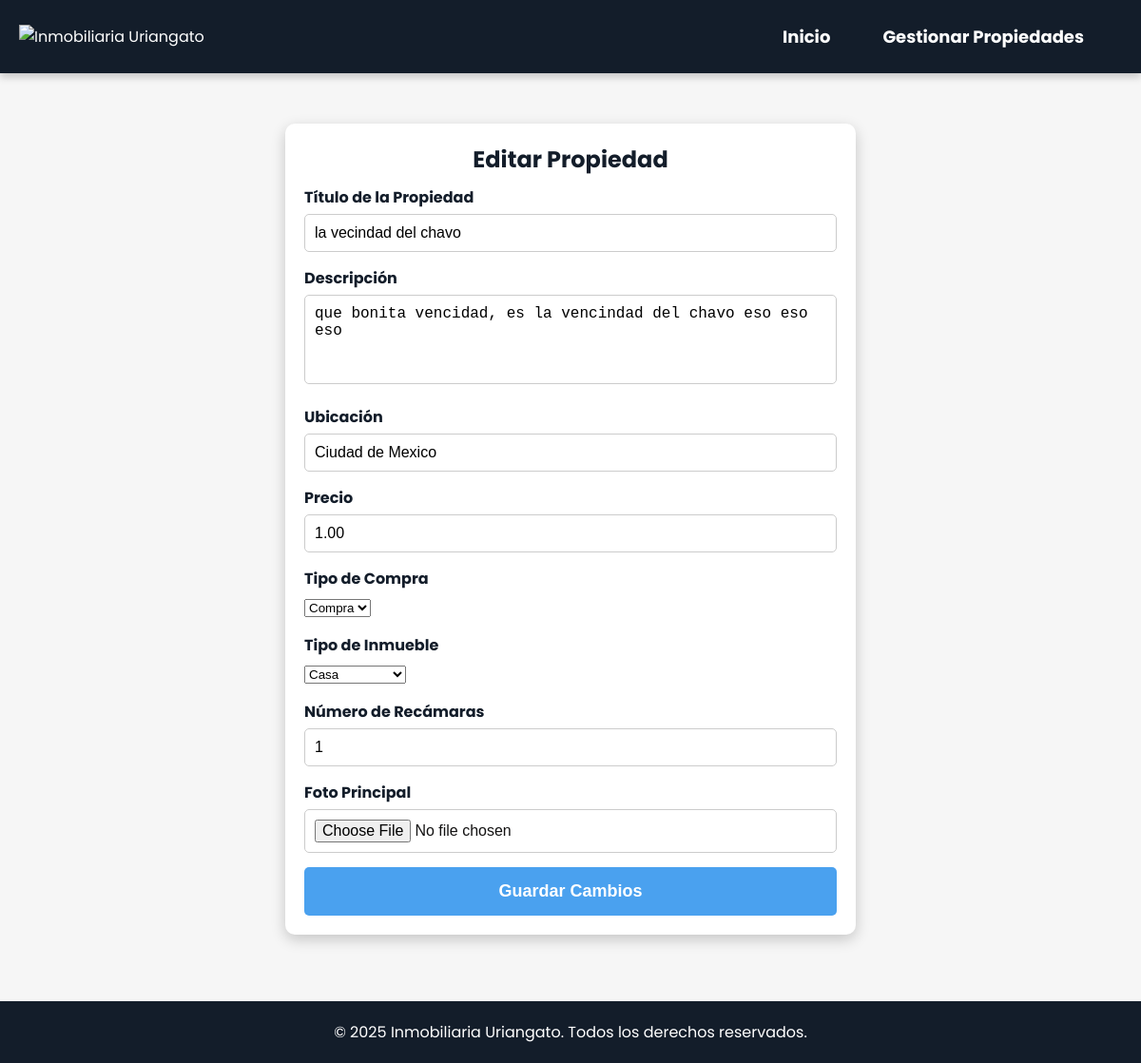
/editar-propiedad/8/, run on the app's committed database.
### principal/models.py (models this page shows, shortened)
class Propiedad(models.Model):
    TIPO_COMPRA_CHOICES = [
        ('compra', 'Compra'),
        ('renta', 'Renta'),
    ]
    TIPO_INMUEBLE_CHOICES = [
        ('casa', 'Casa'),
        ('departamento', 'Departamento'),
        ('terreno', 'Terreno'),
    ]
    titulo = models.CharField(max_length=200)
    descripcion = models.TextField()
    ubicacion = models.CharField(max_length=200)
    precio = models.DecimalField(max_digits=18, decimal_places=2)
    foto_principal = models.ImageField(upload_to='propiedades/')
    fecha_creacion = models.DateTimeField(auto_now_add=True)
    tipo_compra = models.CharField(max_length=10, choices=TIPO_COMPRA_CHOICES, default='compra')
    tipo_inmueble = models.CharField(max_length=15, choices=TIPO_INMUEBLE_CHOICES, default='casa')
    numero_recamaras = models.IntegerField(default=1)

### principal/views.py (the view, shortened to what this page needs)
# urls.py: path('editar-propiedad/<int:propiedad_id>/', views.editar_propiedad, name='editar_propiedad'),
def editar_propiedad(request, propiedad_id):
    propiedad = get_object_or_404(Propiedad, id=propiedad_id)
    return render(request, 'principal/editar_propiedad.html', {'propiedad': propiedad})

### principal/templates/principal/editar_propiedad.html (shortened to what this page needs)
<!DOCTYPE html>
<html lang="es">
<head>
    {% load static %}
    <link rel="stylesheet" href="{% static 'estilos/main.css' %}">
    <link rel="stylesheet" href="{% static 'estilos/agregar_propiedad.css' %}">
</head>
<body>
<header>
    <div class="logo">
        <img src="{% static 'imagenes/logo.png' %}" alt="Inmobiliaria Uriangato">
    </div>
    <nav>
        <ul>
            <li><a href="{% url 'index' %}">Inicio</a></li>
            <li><a href="{% url 'propiedades_admin' %}">Gestionar Propiedades</a></li>
        </ul>
    </nav>
</header>
<main>
    <section class="formulario-container">
        <h2>Editar Propiedad</h2>
        <form action="" method="POST" enctype="multipart/form-data">
            <div class="form-group">
                <label for="titulo">Título de la Propiedad</label>
                <input type="text" id="titulo" name="titulo" value="{{ propiedad.titulo }}" required>
            </div>
            <div class="form-group">
                <label for="descripcion">Descripción</label>
                <textarea id="descripcion" name="descripcion" rows="4" required>{{ propiedad.descripcion }}</textarea>
            </div>
            <div class="form-group">
                <label for="ubicacion">Ubicación</label>
                <input type="text" id="ubicacion" name="ubicacion" value="{{ propiedad.ubicacion }}" required>
            </div>
            <div class="form-group">
                <label for="precio">Precio</label>
                <input type="number" id="precio" name="precio" value="{{ propiedad.precio }}" required>
            </div>
            <div class="form-group">
                <label for="tipo_compra">Tipo de Compra</label>
                <select id="tipo_compra" name="tipo_compra" required>
                    <option value="compra" {% if propiedad.tipo_compra == "compra" %}selected{% endif %}>Compra</option>
                </select>
            </div>
            <div class="form-group">
                <label for="tipo_inmueble">Tipo de Inmueble</label>
                <select id="tipo_inmueble" name="tipo_inmueble" required>
                    <option value="casa" {% if propiedad.tipo_inmueble == "casa" %}selected{% endif %}>Casa</option>
                </select>
            </div>
            <div class="form-group">
                <label for="numero_recamaras">Número de Recámaras</label>
                <input type="number" id="numero_recamaras" name="numero_recamaras" value="{{ propiedad.numero_recamaras }}" min="0" required>
            </div>
            <div class="form-group">
                <label for="foto_principal">Foto Principal</label>
                <input type="file" id="foto_principal" name="foto_principal" accept="image/*">
            </div>
            <button type="submit" class="btn-enviar">Guardar Cambios</button>
        </form>
    </section>
</main>
<footer>
    <p>&copy; 2025 Inmobiliaria Uriangato. Todos los derechos reservados.</p>
</footer>
</body>
</html>

### principal/static/estilos/main.css (style rules this page uses)
:root { --primary-color: #4AA1EF; --secondary-color: #0CDDC7; --dark-bg: #131D2A; --text-color: #131212; --light-bg: #F6F6F6; --white: #FFFFFF; }
body { min-height: 100vh; display: flex; flex-direction: column; font-family: 'Poppins', sans-serif; margin: 0; padding: 0; background-color: var(--light-bg); color: var(--text-color); }
html, body { overflow-x: hidden; width: 100%; }
main { flex: 1; max-width: 100%; overflow-x: hidden; }
* { box-sizing: border-box; margin: 0; padding: 0; }
header { background-color: var(--dark-bg); color: var(--white); padding: 15px 20px; display: flex; justify-content: space-between; align-items: center; position: fixed; top: 0; left: 0; width: 100%; z-index: 1000; transition: all 0.3s ease-in-out; box-shadow: 0px 4px 8px rgba(0, 0, 0, 0.2); }
body { padding-top: 80px; }
.logo img { height: 50px; }
nav ul { list-style: none; margin: 0; padding: 0; display: flex; }
nav ul li { margin-right: 25px; }
nav ul li a { color: var(--white); text-decoration: none; font-size: 18px; font-weight: bold; transition: color 0.3s; }
footer { background-color: var(--dark-bg); color: var(--white); text-align: center; padding: 20px; position: relative; bottom: 0; width: 100%; margin-top: 20px; }
nav ul { list-style: none; margin: 0; padding: 0; display: flex; position: relative; }
nav ul li { position: relative; margin-right: 25px; }
nav ul li a { color: var(--white); text-decoration: none; font-size: 18px; font-weight: bold; transition: color 0.3s; padding: 10px 15px; display: block; }

### principal/static/estilos/agregar_propiedad.css (style rules this page uses)
.formulario-container { max-width: 600px; margin: 50px auto; padding: 20px; background: var(--white); border-radius: 10px; box-shadow: 0px 5px 15px rgba(0, 0, 0, 0.2); text-align: center; }
.formulario-container h2 { color: var(--dark-bg); margin-bottom: 10px; }
.form-group { text-align: left; margin-bottom: 15px; }
.form-group label { display: block; font-weight: bold; margin-bottom: 5px; color: var(--dark-bg); }
input, textarea { width: 100%; padding: 10px; border: 1px solid #ccc; border-radius: 5px; font-size: 16px; }
textarea { resize: none; }
.btn-enviar { display: block; width: 100%; background: var(--primary-color); color: var(--white); padding: 15px; border: none; border-radius: 5px; font-size: 18px; font-weight: bold; cursor: pointer; transition: background 0.3s; }

### data on the page
Propiedad: titulo "la vecindad del chavo", descripcion "que bonita vencidad, es la vencindad del chavo eso eso eso", ubicacion "Ciudad de Mexico", precio "1.00", tipo_compra "Compra", tipo_inmueble "Casa", numero_recamaras "1"
